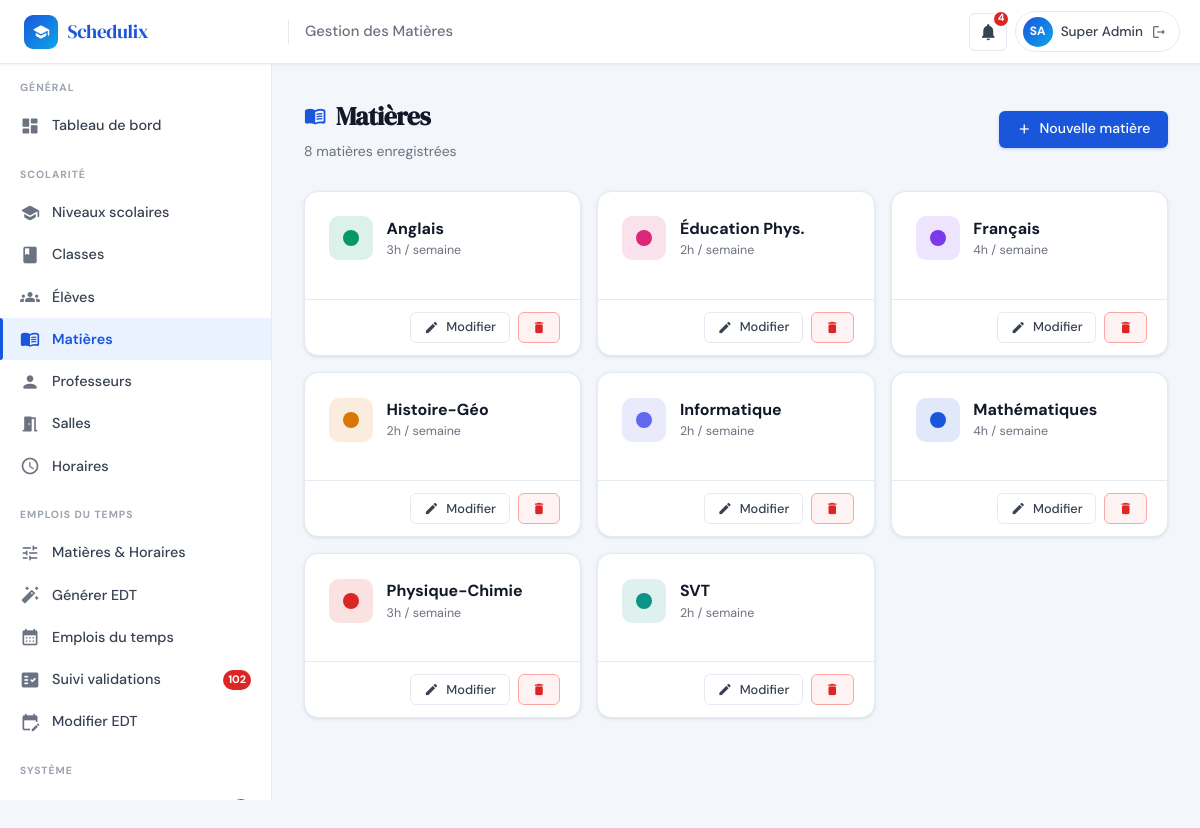
The app's page /admin/matieres.php (signed in), older data.
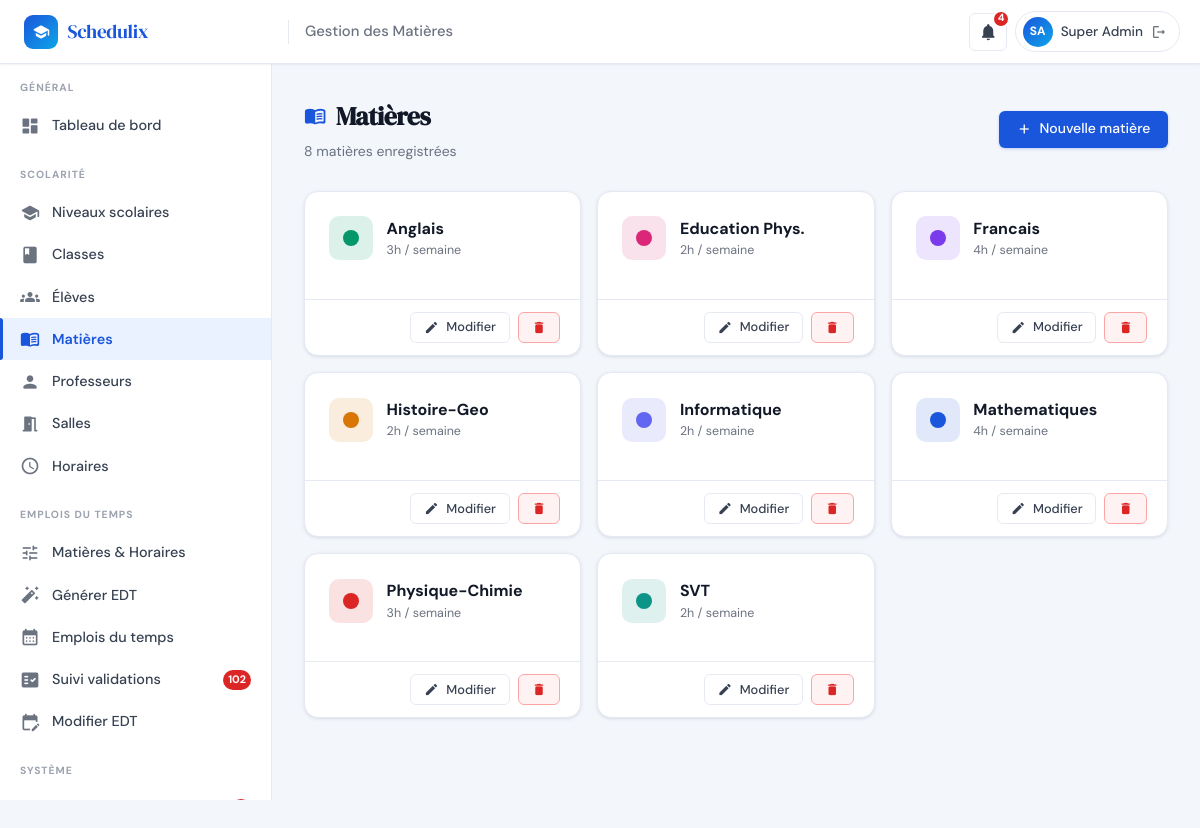
The same page, newer data.
### tables this page shows
CREATE TABLE IF NOT EXISTS `matieres` (
  `id`                INT(11)      NOT NULL AUTO_INCREMENT,
  `nom`               VARCHAR(100) NOT NULL,
  `couleur_hex`       VARCHAR(7)   NOT NULL DEFAULT '#1A56DB',
  `nb_heures_semaine` INT(11)      NOT NULL DEFAULT 2,
  `description`       TEXT         DEFAULT NULL,
  PRIMARY KEY (`id`),
  UNIQUE KEY `uq_matiere_nom` (`nom`)
);

### includes/db.php (called while the page is built, shortened)
<?php
function getDB(): PDO {
    static $pdo = null;
    if ($pdo === null) {
        $dsn = 'mysql:host=' . DB_HOST . ';dbname=' . DB_NAME . ';charset=' . DB_CHARSET;
        $options = [
            PDO::ATTR_ERRMODE            => PDO::ERRMODE_EXCEPTION,
            PDO::ATTR_DEFAULT_FETCH_MODE => PDO::FETCH_ASSOC,
            PDO::ATTR_EMULATE_PREPARES   => false,
        ];
        try {
            $pdo = new PDO($dsn, DB_USER, DB_PASS, $options);
        } catch (PDOException $e) {
            http_response_code(500);
            $msg = (getenv('APP_ENV') === 'production')
                ? 'Service temporairement indisponible.'
                : 'Connexion BDD impossible : ' . $e->getMessage();
            die(json_encode(['error' => $msg]));
        }
    }
    return $pdo;
}

### includes/functions.php (called while the page is built, shortened)
<?php
require_once __DIR__ . '/db.php';
function h(string $str): string {
    return htmlspecialchars($str, ENT_QUOTES, 'UTF-8');
}
function getMatieres(): array {
    return getDB()->query('SELECT * FROM matieres ORDER BY nom')->fetchAll();
}

### admin/matieres.php (the view, shortened to what this page needs)
<?php
require_once __DIR__ . '/../includes/db.php';
require_once __DIR__ . '/../includes/functions.php';
$matieres = getMatieres();
include __DIR__ . '/../includes/header.php';
include __DIR__ . '/../includes/sidebar_admin.php';
?>
<div class="main-content">
  <div class="page-header">
    <div class="page-header-left">
      <h1 class="page-title"><span class="material-icons-round">menu_book</span> Matières</h1>
      <p class="page-subtitle"><?= count($matieres) ?> matière<?= count($matieres)>1?'s':'' ?> enregistrée<?= count($matieres)>1?'s':'' ?></p>
    </div>
    <button class="btn btn-primary" onclick="openModal('modalAdd')">
      <span class="material-icons-round">add</span> Nouvelle matière
    </button>
  </div>
  <div style="display:grid;grid-template-columns:repeat(auto-fill,minmax(240px,1fr));gap:1rem">
    <?php foreach ($matieres as $m): ?>
    <div class="card" style="display:flex;flex-direction:column">
      <div class="card-body" style="flex:1">
        <div style="display:flex;align-items:center;gap:.85rem;margin-bottom:.85rem">
          <div style="width:44px;height:44px;border-radius:var(--radius);background:<?= h($m['couleur_hex']) ?>22;display:flex;align-items:center;justify-content:center;flex-shrink:0">
            <span class="color-dot" style="width:16px;height:16px;background:<?= h($m['couleur_hex']) ?>"></span>
          </div>
          <div>
            <div style="font-weight:700;font-size:1rem;color:var(--text)"><?= h($m['nom']) ?></div>
            <div style="font-size:.78rem;color:var(--text-muted)"><?= $m['nb_heures_semaine'] ?>h / semaine</div>
          </div>
        </div>
      </div>
      <div style="padding:.75rem 1.25rem;border-top:1px solid var(--border);display:flex;gap:.5rem;justify-content:flex-end">
        <button class="btn btn-sm btn-outline" onclick='editMat(<?= json_encode($m,JSON_HEX_APOS|JSON_HEX_QUOT) ?>)'>
          <span class="material-icons-round">edit</span> Modifier
        </button>
        <button class="btn btn-sm btn-danger" onclick="confirmDel(<?= $m['id'] ?>,'<?= h(addslashes($m['nom'])) ?>')">
          <span class="material-icons-round">delete</span>
        </button>
      </div>
    </div>
    <?php endforeach; ?>
  </div>
</div>
</body></html>

Row changes from the older to the newer data that the page shows:
changed matieres: nom "Éducation Phys." → "Education Phys."
changed matieres: nom "Français" → "Francais"
changed matieres: nom "Histoire-Géo" → "Histoire-Geo"
changed matieres: nom "Mathématiques" → "Mathematiques"
